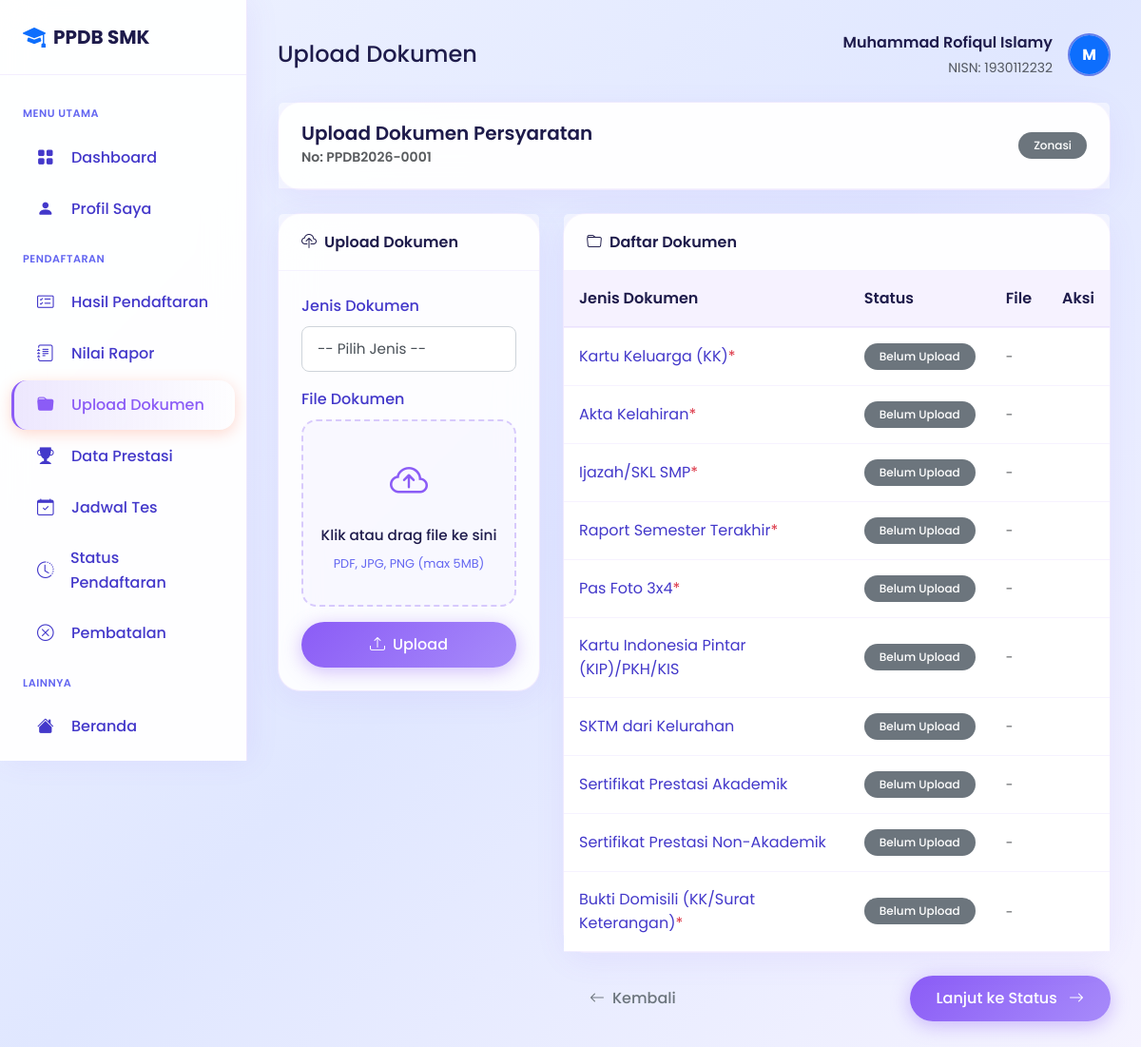
/user/dokumen.php (signed in), run on the app's committed database.
### tables this page shows
CREATE TABLE `tb_siswa` (
  `id_siswa` int(11) NOT NULL,
  `nisn` varchar(20) NOT NULL,
  `username` varchar(50) NOT NULL,
  `password` varchar(255) NOT NULL,
  `email` varchar(100) NOT NULL,
  `nama_lengkap` varchar(150) NOT NULL,
  `jenis_kelamin` enum('L','P') NOT NULL,
  `tempat_lahir` varchar(100) NOT NULL,
  `tanggal_lahir` date NOT NULL,
  `agama` varchar(20) NOT NULL,
  `nik` varchar(20) DEFAULT NULL,
  `no_kk` varchar(20) DEFAULT NULL,
  `alamat` text NOT NULL,
  `rt` varchar(5) DEFAULT NULL,
  `rw` varchar(5) DEFAULT NULL,
  `kelurahan` varchar(100) DEFAULT NULL,
  `kecamatan` varchar(100) DEFAULT NULL,
  `kota` varchar(100) DEFAULT NULL,
  `provinsi` varchar(100) DEFAULT 'Sumatera Barat',
  `kode_pos` varchar(10) DEFAULT NULL,
  `latitude` decimal(10,8) DEFAULT NULL,
  `longitude` decimal(11,8) DEFAULT NULL,
  `no_telepon` varchar(20) DEFAULT NULL,
  `no_hp` varchar(20) DEFAULT NULL,
  `nama_ayah` varchar(100) DEFAULT NULL,
  `nik_ayah` varchar(20) DEFAULT NULL,
  `pekerjaan_ayah` varchar(100) DEFAULT NULL,
  `penghasilan_ayah` varchar(50) DEFAULT NULL,
  `nama_ibu` varchar(100) DEFAULT NULL,
  `nik_ibu` varchar(20) DEFAULT NULL,
  `pekerjaan_ibu` varchar(100) DEFAULT NULL,
  `penghasilan_ibu` varchar(50) DEFAULT NULL,
  `nama_wali` varchar(100) DEFAULT NULL,
  `no_hp_ortu` varchar(20) DEFAULT NULL,
  `asal_sekolah` varchar(200) DEFAULT NULL,
  `npsn_asal` varchar(20) DEFAULT NULL,
  `alamat_sekolah_asal` text DEFAULT NULL,
  `tahun_lulus` varchar(4) DEFAULT NULL,
  `no_ijazah` varchar(50) DEFAULT NULL,
  `no_skhun` varchar(50) DEFAULT NULL,
  `foto` varchar(255) DEFAULT NULL,
  `is_keluarga_tidak_mampu` tinyint(1) DEFAULT 0,
  `jenis_kartu_bantuan` enum('PIP','DTSEN','PKH','KIS','Lainnya') DEFAULT NULL,
  `nomor_kartu_bantuan` varchar(50) DEFAULT NULL,
  `is_disabilitas` tinyint(1) DEFAULT 0,
  `jenis_disabilitas` varchar(100) DEFAULT NULL,
  `nomor_kartu_disabilitas` varchar(50) DEFAULT NULL,
  `is_panti_asuhan` tinyint(1) DEFAULT 0,
  `nama_panti` varchar(200) DEFAULT NULL,
  `status_buta_warna` enum('tidak','parsial','total') DEFAULT 'tidak',
  `file_surat_tidak_buta_warna` varchar(255) DEFAULT NULL,
  `is_verified` tinyint(1) DEFAULT 0,
  `verified_at` timestamp NULL DEFAULT NULL,
  `last_login` timestamp NULL DEFAULT NULL,
  `created_at` timestamp NOT NULL DEFAULT current_timestamp(),
  `updated_at` timestamp NOT NULL DEFAULT current_timestamp() ON UPDATE current_timestamp()
);

CREATE TABLE `tb_pendaftaran` (
  `id_pendaftaran` int(11) NOT NULL,
  `nomor_pendaftaran` varchar(30) NOT NULL,
  `id_siswa` int(11) NOT NULL,
  `id_smk_pilihan1` int(11) NOT NULL,
  `id_smk_pilihan2` int(11) DEFAULT NULL,
  `id_kejuruan_pilihan1` int(11) DEFAULT NULL,
  `id_kejuruan_pilihan2` int(11) DEFAULT NULL,
  `id_jalur` int(11) NOT NULL,
  `tahap_pendaftaran` enum('1','2') DEFAULT '1',
  `pilihan_mode` enum('satu_sekolah_dua_jurusan','dua_sekolah_satu_jurusan') DEFAULT NULL,
  `nilai_rapor_semester1` decimal(5,2) DEFAULT NULL,
  `nilai_rapor_semester2` decimal(5,2) DEFAULT NULL,
  `nilai_rapor_semester3` decimal(5,2) DEFAULT NULL,
  `nilai_rapor_semester4` decimal(5,2) DEFAULT NULL,
  `nilai_rapor_semester5` decimal(5,2) DEFAULT NULL,
  `rerata_nilai_rapor` decimal(5,2) DEFAULT NULL,
  `bobot_nilai_rapor` decimal(5,2) DEFAULT NULL,
  `peringkat_paralel` int(11) DEFAULT NULL,
  `nilai_tes_bakat_minat` decimal(5,2) DEFAULT NULL,
  `nilai_akhir_seleksi` decimal(5,2) DEFAULT NULL,
  `kelompok_seleksi` enum('afirmasi','domisili','prestasi','nilai_akhir') DEFAULT NULL,
  `status_tes` enum('belum','sudah') DEFAULT 'belum',
  `tanggal_tes` timestamp NULL DEFAULT NULL,
  `jarak_ke_sekolah` decimal(10,2) DEFAULT NULL,
  `skor_zonasi` decimal(10,4) DEFAULT NULL,
  `nilai_rata_rata` decimal(5,2) DEFAULT NULL,
  `nilai_un` decimal(5,2) DEFAULT NULL,
  `skor_prestasi` int(11) DEFAULT 0,
  `skor_akhir` decimal(10,4) DEFAULT NULL,
  `ranking` int(11) DEFAULT NULL,
  `status` enum('draft','submitted','verified','accepted','rejected','waiting') DEFAULT 'draft',
  `is_dibatalkan` tinyint(1) DEFAULT 0,
  `tanggal_batal` timestamp NULL DEFAULT NULL,
  `catatan_siswa` text DEFAULT NULL,
  `catatan_admin` text DEFAULT NULL,
  `alasan_penolakan` text DEFAULT NULL,
  `tanggal_daftar` timestamp NOT NULL DEFAULT current_timestamp(),
  `tanggal_submit` timestamp NULL DEFAULT NULL,
  `tanggal_verifikasi` timestamp NULL DEFAULT NULL,
  `tanggal_pengumuman` timestamp NULL DEFAULT NULL,
  `verified_by` int(11) DEFAULT NULL,
  `tahun_ajaran` varchar(10) DEFAULT NULL,
  `created_at` timestamp NOT NULL DEFAULT current_timestamp(),
  `updated_at` timestamp NOT NULL DEFAULT current_timestamp() ON UPDATE current_timestamp(),
  `nilai_tes` decimal(5,2) DEFAULT NULL,
  `bobot_rapor` decimal(5,2) DEFAULT NULL,
  `nilai_akumulasi` decimal(5,2) DEFAULT NULL,
  `ranking_sekolah` int(11) DEFAULT NULL,
  `umur_bulan` int(11) DEFAULT NULL,
  `lokasi_tes_smk` int(11) DEFAULT NULL COMMENT 'ID SMK untuk lokasi tes',
  `jenis_pilihan` enum('single','same_school','diff_school') DEFAULT 'single' COMMENT 'Tipe pemilihan SMK'
);

CREATE TABLE `tb_jalur` (
  `id_jalur` int(11) NOT NULL,
  `nama_jalur` varchar(50) NOT NULL,
  `kode_jalur` enum('afirmasi','prestasi','zonasi','mutasi') NOT NULL,
  `deskripsi` text DEFAULT NULL,
  `persyaratan` text DEFAULT NULL,
  `kuota_persen` decimal(5,2) DEFAULT 0.00,
  `bobot_rapor` decimal(5,2) DEFAULT 30.00,
  `bobot_tes` decimal(5,2) DEFAULT 70.00,
  `is_smk` tinyint(1) DEFAULT 1,
  `icon` varchar(50) DEFAULT NULL,
  `warna` varchar(20) DEFAULT NULL,
  `urutan` int(11) DEFAULT 0,
  `is_active` tinyint(1) DEFAULT 1,
  `created_at` timestamp NOT NULL DEFAULT current_timestamp()
);

### user/dokumen.php (the view, shortened to what the rows shown need)
<?php
require_once dirname(__DIR__) . '/config/database.php';
require_once dirname(__DIR__) . '/config/functions.php';
require_once dirname(__DIR__) . '/config/session.php';
require_once 'includes/header.php';
?>
<div class="card mb-4">
    <div class="card-header d-flex justify-content-between align-items-center">
        <div>
            <h5 class="mb-0">Upload Dokumen Persyaratan</h5>
            <small class="text-muted">No: <?= $pendaftaran['nomor_pendaftaran'] ?></small>
        </div>
        <?= getJalurBadge($pendaftaran['kode_jalur']) ?>
    </div>
</div>
<div class="row g-4">
    <div class="col-lg-8">
        <div class="card">
            <div class="card-body p-0">
                <div class="table-responsive">
                    <table class="table table-hover mb-0">
                        <thead class="table-light">
                            <tr>
                                <th>Jenis Dokumen</th>
                                <th>Status</th>
                                <th>File</th>
                                <th>Aksi</th>
                            </tr>
                        </thead>
                    </table>
                </div>
            </div>
        </div>
    </div>
</div>
<?php require_once 'includes/footer.php'; ?>

### user/includes/header.php (shortened to what the rows shown need)
<?php
require_once dirname(__DIR__, 2) . '/config/database.php';
require_once dirname(__DIR__, 2) . '/config/functions.php';
require_once dirname(__DIR__, 2) . '/config/session.php';
$userId = Session::getUserId();
$siswa = db()->fetch("SELECT * FROM tb_siswa WHERE id_siswa = ?", [$userId]);
$pendaftaran = db()->fetch(
    "SELECT p.*, j.nama_jalur, j.kode_jalur,
            s1.nama_sekolah as sekolah_pilihan1, s2.nama_sekolah as sekolah_pilihan2,
            k1.nama_kejuruan as kejuruan_pilihan1, k2.nama_kejuruan as kejuruan_pilihan2
     FROM tb_pendaftaran p
     LEFT JOIN tb_jalur j ON p.id_jalur = j.id_jalur
     LEFT JOIN tb_smk s1 ON p.id_smk_pilihan1 = s1.id_smk
     LEFT JOIN tb_smk s2 ON p.id_smk_pilihan2 = s2.id_smk
     LEFT JOIN tb_kejuruan k1 ON p.id_kejuruan_pilihan1 = k1.id_program
     LEFT JOIN tb_kejuruan k2 ON p.id_kejuruan_pilihan2 = k2.id_program
     WHERE p.id_siswa = ?
     ORDER BY p.id_pendaftaran DESC LIMIT 1",
    [$userId]
);
?>
<!DOCTYPE html>
<html lang="id">
<head>
    <link href="https://cdn.jsdelivr.net/npm/bootstrap@5.3.2/dist/css/bootstrap.min.css" rel="stylesheet">
    <link href="https://cdn.jsdelivr.net/npm/bootstrap-icons@1.11.1/font/bootstrap-icons.css" rel="stylesheet">
    <link rel="stylesheet" href="<?= SITE_URL ?>/assets/css/style.css">
</head>
<body>
    <main class="main-content">
        <div class="d-flex justify-content-between align-items-center mb-4">
            <div class="d-flex align-items-center gap-3">
                <div class="text-end d-none d-md-block">
                    <div class="fw-semibold"><?= htmlspecialchars($siswa['nama_lengkap']) ?></div>
                    <small class="text-muted">NISN: <?= $siswa['nisn'] ?></small>
                </div>
                <div class="dropdown">
                    <?php
                    $fotoUrl = !empty($siswa['foto']) && file_exists(UPLOADS_PATH . 'foto/' . $siswa['foto'])
                        ? UPLOADS_URL . 'foto/' . $siswa['foto']
                        : null;
                    ?>
                    <button class="btn rounded-circle p-0 overflow-hidden" data-bs-toggle="dropdown"
                        style="width:45px;height:45px;border:2px solid #667eea;">
                        <?php if ($fotoUrl): ?>
                            <img src="<?= $fotoUrl ?>" alt="Foto" class="w-100 h-100" style="object-fit:cover;">
                        <?php else: ?>
                            <div class="w-100 h-100 d-flex align-items-center justify-content-center bg-primary text-white fw-bold">
                                <?= strtoupper(substr($siswa['nama_lengkap'], 0, 1)) ?>
                            </div>
                        <?php endif; ?>
                    </button>
                </div>
            </div>
        </div>

### config/functions.php (shortened to what the rows shown need)
<?php
require_once __DIR__ . '/database.php';
function getJalurBadge($jalur)
{
    $badges = [
        'afirmasi' => '<span class="badge bg-purple-soft">Afirmasi</span>',
        'prestasi' => '<span class="badge bg-warning-soft">Prestasi</span>',
        'zonasi' => '<span class="badge bg-success-soft">Zonasi</span>',
        'kepindahan' => '<span class="badge bg-info-soft">Kepindahan</span>'
    ];
    return $badges[$jalur] ?? '<span class="badge bg-secondary">' . ucfirst($jalur) . '</span>';
}

### data on the page
tb_siswa: nama_lengkap "Muhammad Rofiqul Islamy", nisn "1930112232", nama_lengkap "M"
tb_pendaftaran: nomor_pendaftaran "PPDB2026-0001", id_jalur.kode_jalur "Zonasi"

### other printed values
$pageTitle "Upload Dokumen"
$doc "Kartu Keluarga (KK)"
$doc "Akta Kelahiran"
$doc "Ijazah/SKL SMP"
$doc "Raport Semester Terakhir"
$doc "Pas Foto 3x4"
$doc "Kartu Indonesia Pintar (KIP)/PKH/KIS"
$doc "SKTM dari Kelurahan"
$doc "Sertifikat Prestasi Akademik"
$doc "Sertifikat Prestasi Non-Akademik"
$doc "Bukti Domisili (KK/Surat Keterangan)"
